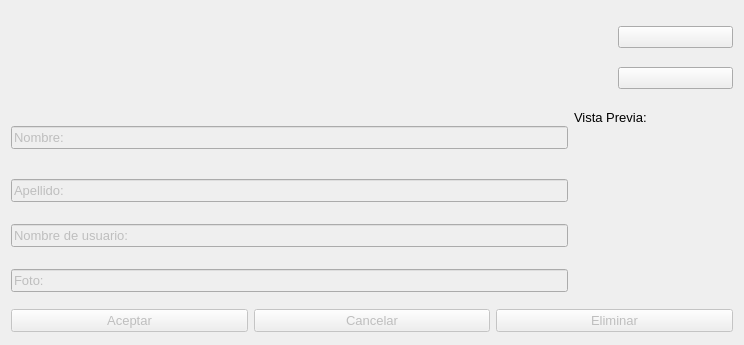
<?xml version="1.0" encoding="UTF-8"?>
<ui version="4.0">
 <class>Usuario</class>
 <widget class="QDialog" name="Usuario">
  <property name="geometry">
   <rect>
    <x>0</x>
    <y>0</y>
    <width>744</width>
    <height>345</height>
   </rect>
  </property>
  <property name="windowTitle">
   <string>Usuario</string>
  </property>
  <layout class="QHBoxLayout" name="horizontalLayout_2">
   <item>
    <layout class="QGridLayout" name="gridLayout_4">
     <item row="0" column="0">
      <layout class="QHBoxLayout" name="horizontalLayout">
       <item>
        <widget class="QPushButton" name="PB_USR1">
         <property name="enabled">
          <bool>false</bool>
         </property>
         <property name="minimumSize">
          <size>
           <width>56</width>
           <height>89</height>
          </size>
         </property>
         <property name="maximumSize">
          <size>
           <width>70</width>
           <height>90</height>
          </size>
         </property>
         <property name="text">
          <string/>
         </property>
         <property name="icon">
          <iconset resource="images.qrc">
           <normaloff>:/new/iconos/usuario_no_ok.png</normaloff>:/new/iconos/usuario_no_ok.png</iconset>
         </property>
         <property name="iconSize">
          <size>
           <width>70</width>
           <height>90</height>
          </size>
         </property>
         <property name="flat">
          <bool>true</bool>
         </property>
        </widget>
       </item>
       <item>
        <spacer name="horizontalSpacer">
         <property name="orientation">
          <enum>Qt::Horizontal</enum>
         </property>
         <property name="sizeType">
          <enum>QSizePolicy::Maximum</enum>
         </property>
         <property name="sizeHint" stdset="0">
          <size>
           <width>5</width>
           <height>5</height>
          </size>
         </property>
        </spacer>
       </item>
       <item>
        <widget class="QPushButton" name="PB_USR2">
         <property name="enabled">
          <bool>false</bool>
         </property>
         <property name="minimumSize">
          <size>
           <width>56</width>
           <height>89</height>
          </size>
         </property>
         <property name="maximumSize">
          <size>
           <width>70</width>
           <height>16777215</height>
          </size>
         </property>
         <property name="text">
          <string/>
         </property>
         <property name="icon">
          <iconset resource="images.qrc">
           <normaloff>:/new/iconos/usuario_no_ok.png</normaloff>:/new/iconos/usuario_no_ok.png</iconset>
         </property>
         <property name="iconSize">
          <size>
           <width>70</width>
           <height>90</height>
          </size>
         </property>
         <property name="flat">
          <bool>true</bool>
         </property>
        </widget>
       </item>
       <item>
        <spacer name="horizontalSpacer_2">
         <property name="orientation">
          <enum>Qt::Horizontal</enum>
         </property>
         <property name="sizeType">
          <enum>QSizePolicy::Maximum</enum>
         </property>
         <property name="sizeHint" stdset="0">
          <size>
           <width>5</width>
           <height>5</height>
          </size>
         </property>
        </spacer>
       </item>
       <item>
        <widget class="QPushButton" name="PB_USR3">
         <property name="enabled">
          <bool>false</bool>
         </property>
         <property name="sizePolicy">
          <sizepolicy hsizetype="Preferred" vsizetype="Preferred">
           <horstretch>0</horstretch>
           <verstretch>0</verstretch>
          </sizepolicy>
         </property>
         <property name="minimumSize">
          <size>
           <width>56</width>
           <height>89</height>
          </size>
         </property>
         <property name="maximumSize">
          <size>
           <width>70</width>
           <height>16777215</height>
          </size>
         </property>
         <property name="sizeIncrement">
          <size>
           <width>0</width>
           <height>0</height>
          </size>
         </property>
         <property name="baseSize">
          <size>
           <width>0</width>
           <height>0</height>
          </size>
         </property>
         <property name="cursor">
          <cursorShape>ArrowCursor</cursorShape>
         </property>
         <property name="text">
          <string/>
         </property>
         <property name="icon">
          <iconset resource="images.qrc">
           <normaloff>:/new/iconos/usuario_no_ok.png</normaloff>:/new/iconos/usuario_no_ok.png</iconset>
         </property>
         <property name="iconSize">
          <size>
           <width>70</width>
           <height>90</height>
          </size>
         </property>
         <property name="autoDefault">
          <bool>true</bool>
         </property>
         <property name="flat">
          <bool>true</bool>
         </property>
        </widget>
       </item>
       <item>
        <spacer name="horizontalSpacer_3">
         <property name="orientation">
          <enum>Qt::Horizontal</enum>
         </property>
         <property name="sizeType">
          <enum>QSizePolicy::Maximum</enum>
         </property>
         <property name="sizeHint" stdset="0">
          <size>
           <width>5</width>
           <height>5</height>
          </size>
         </property>
        </spacer>
       </item>
       <item>
        <widget class="QPushButton" name="PB_USR4">
         <property name="enabled">
          <bool>false</bool>
         </property>
         <property name="minimumSize">
          <size>
           <width>56</width>
           <height>89</height>
          </size>
         </property>
         <property name="maximumSize">
          <size>
           <width>70</width>
           <height>16777215</height>
          </size>
         </property>
         <property name="text">
          <string/>
         </property>
         <property name="icon">
          <iconset resource="images.qrc">
           <normaloff>:/new/iconos/usuario_no_ok.png</normaloff>:/new/iconos/usuario_no_ok.png</iconset>
         </property>
         <property name="iconSize">
          <size>
           <width>70</width>
           <height>90</height>
          </size>
         </property>
         <property name="flat">
          <bool>true</bool>
         </property>
        </widget>
       </item>
       <item>
        <spacer name="horizontalSpacer_4">
         <property name="orientation">
          <enum>Qt::Horizontal</enum>
         </property>
         <property name="sizeType">
          <enum>QSizePolicy::Maximum</enum>
         </property>
         <property name="sizeHint" stdset="0">
          <size>
           <width>5</width>
           <height>5</height>
          </size>
         </property>
        </spacer>
       </item>
       <item>
        <widget class="QPushButton" name="PB_USR5">
         <property name="enabled">
          <bool>false</bool>
         </property>
         <property name="minimumSize">
          <size>
           <width>56</width>
           <height>89</height>
          </size>
         </property>
         <property name="maximumSize">
          <size>
           <width>70</width>
           <height>16777215</height>
          </size>
         </property>
         <property name="text">
          <string/>
         </property>
         <property name="icon">
          <iconset resource="images.qrc">
           <normaloff>:/new/iconos/usuario_no_ok.png</normaloff>:/new/iconos/usuario_no_ok.png</iconset>
         </property>
         <property name="iconSize">
          <size>
           <width>70</width>
           <height>90</height>
          </size>
         </property>
         <property name="flat">
          <bool>true</bool>
         </property>
        </widget>
       </item>
       <item>
        <spacer name="horizontalSpacer_5">
         <property name="orientation">
          <enum>Qt::Horizontal</enum>
         </property>
         <property name="sizeType">
          <enum>QSizePolicy::Maximum</enum>
         </property>
         <property name="sizeHint" stdset="0">
          <size>
           <width>5</width>
           <height>5</height>
          </size>
         </property>
        </spacer>
       </item>
       <item>
        <widget class="QPushButton" name="PB_USR6">
         <property name="enabled">
          <bool>false</bool>
         </property>
         <property name="minimumSize">
          <size>
           <width>56</width>
           <height>89</height>
          </size>
         </property>
         <property name="maximumSize">
          <size>
           <width>70</width>
           <height>16777215</height>
          </size>
         </property>
         <property name="text">
          <string/>
         </property>
         <property name="icon">
          <iconset resource="images.qrc">
           <normaloff>:/new/iconos/usuario_no_ok.png</normaloff>:/new/iconos/usuario_no_ok.png</iconset>
         </property>
         <property name="iconSize">
          <size>
           <width>70</width>
           <height>90</height>
          </size>
         </property>
         <property name="flat">
          <bool>true</bool>
         </property>
        </widget>
       </item>
       <item>
        <spacer name="horizontalSpacer_6">
         <property name="orientation">
          <enum>Qt::Horizontal</enum>
         </property>
         <property name="sizeType">
          <enum>QSizePolicy::Maximum</enum>
         </property>
         <property name="sizeHint" stdset="0">
          <size>
           <width>5</width>
           <height>5</height>
          </size>
         </property>
        </spacer>
       </item>
       <item>
        <widget class="QPushButton" name="PB_USR_ADD">
         <property name="minimumSize">
          <size>
           <width>56</width>
           <height>89</height>
          </size>
         </property>
         <property name="text">
          <string/>
         </property>
         <property name="icon">
          <iconset resource="images.qrc">
           <normaloff>:/new/iconos/usuario_add.png</normaloff>:/new/iconos/usuario_add.png</iconset>
         </property>
         <property name="iconSize">
          <size>
           <width>70</width>
           <height>90</height>
          </size>
         </property>
         <property name="flat">
          <bool>true</bool>
         </property>
        </widget>
       </item>
       <item>
        <layout class="QVBoxLayout" name="verticalLayout">
         <item>
          <widget class="QPushButton" name="PB_Siguiente">
           <property name="text">
            <string/>
           </property>
           <property name="icon">
            <iconset resource="images.qrc">
             <normaloff>:/new/iconos/SIGUIENTE.png</normaloff>:/new/iconos/SIGUIENTE.png</iconset>
           </property>
           <property name="iconSize">
            <size>
             <width>30</width>
             <height>30</height>
            </size>
           </property>
          </widget>
         </item>
         <item>
          <widget class="QPushButton" name="PB_Anterior">
           <property name="text">
            <string/>
           </property>
           <property name="icon">
            <iconset resource="images.qrc">
             <normaloff>:/new/iconos/ANTERIOR.png</normaloff>:/new/iconos/ANTERIOR.png</iconset>
           </property>
           <property name="iconSize">
            <size>
             <width>30</width>
             <height>30</height>
            </size>
           </property>
           <property name="flat">
            <bool>false</bool>
           </property>
          </widget>
         </item>
        </layout>
       </item>
      </layout>
     </item>
     <item row="1" column="0">
      <layout class="QGridLayout" name="gridLayout">
       <item row="2" column="0">
        <widget class="MyLineEdit" name="lineEdit_Username">
         <property name="enabled">
          <bool>false</bool>
         </property>
         <property name="font">
          <font>
           <pointsize>10</pointsize>
          </font>
         </property>
         <property name="autoFillBackground">
          <bool>false</bool>
         </property>
         <property name="text">
          <string>Nombre de usuario:</string>
         </property>
         <property name="maxLength">
          <number>50</number>
         </property>
        </widget>
       </item>
       <item row="3" column="0">
        <widget class="MyLineEdit" name="lineEdit_Foto">
         <property name="enabled">
          <bool>false</bool>
         </property>
         <property name="font">
          <font>
           <pointsize>10</pointsize>
          </font>
         </property>
         <property name="text">
          <string>Foto:</string>
         </property>
        </widget>
       </item>
       <item row="0" column="1" rowspan="4">
        <layout class="QVBoxLayout" name="verticalLayout_2">
         <property name="leftMargin">
          <number>0</number>
         </property>
         <property name="topMargin">
          <number>0</number>
         </property>
         <property name="rightMargin">
          <number>9</number>
         </property>
         <property name="bottomMargin">
          <number>0</number>
         </property>
         <item>
          <widget class="QLabel" name="label_VistaPrevia">
           <property name="enabled">
            <bool>true</bool>
           </property>
           <property name="sizePolicy">
            <sizepolicy hsizetype="Minimum" vsizetype="Minimum">
             <horstretch>0</horstretch>
             <verstretch>0</verstretch>
            </sizepolicy>
           </property>
           <property name="maximumSize">
            <size>
             <width>80</width>
             <height>80</height>
            </size>
           </property>
           <property name="font">
            <font>
             <pointsize>10</pointsize>
            </font>
           </property>
           <property name="text">
            <string>Vista Previa:</string>
           </property>
           <property name="alignment">
            <set>Qt::AlignLeading|Qt::AlignLeft|Qt::AlignTop</set>
           </property>
          </widget>
         </item>
         <item>
          <widget class="QPushButton" name="PB_VistaPrevia">
           <property name="enabled">
            <bool>true</bool>
           </property>
           <property name="minimumSize">
            <size>
             <width>150</width>
             <height>170</height>
            </size>
           </property>
           <property name="maximumSize">
            <size>
             <width>150</width>
             <height>170</height>
            </size>
           </property>
           <property name="text">
            <string/>
           </property>
           <property name="iconSize">
            <size>
             <width>150</width>
             <height>170</height>
            </size>
           </property>
           <property name="checkable">
            <bool>false</bool>
           </property>
           <property name="checked">
            <bool>false</bool>
           </property>
           <property name="flat">
            <bool>true</bool>
           </property>
          </widget>
         </item>
        </layout>
       </item>
       <item row="1" column="0">
        <widget class="MyLineEdit" name="lineEdit_Apellido">
         <property name="enabled">
          <bool>false</bool>
         </property>
         <property name="font">
          <font>
           <pointsize>10</pointsize>
           <italic>false</italic>
          </font>
         </property>
         <property name="text">
          <string>Apellido:</string>
         </property>
        </widget>
       </item>
       <item row="0" column="0">
        <widget class="MyLineEdit" name="lineEdit_Nombre">
         <property name="enabled">
          <bool>false</bool>
         </property>
         <property name="font">
          <font>
           <family>MS Shell Dlg 2</family>
           <pointsize>10</pointsize>
           <italic>false</italic>
          </font>
         </property>
         <property name="tabletTracking">
          <bool>true</bool>
         </property>
         <property name="focusPolicy">
          <enum>Qt::StrongFocus</enum>
         </property>
         <property name="text">
          <string>Nombre:</string>
         </property>
         <property name="maxLength">
          <number>50</number>
         </property>
         <property name="clearButtonEnabled">
          <bool>false</bool>
         </property>
        </widget>
       </item>
      </layout>
     </item>
     <item row="2" column="0">
      <layout class="QGridLayout" name="gridLayout_3">
       <property name="topMargin">
        <number>0</number>
       </property>
       <property name="rightMargin">
        <number>0</number>
       </property>
       <property name="bottomMargin">
        <number>0</number>
       </property>
       <property name="spacing">
        <number>6</number>
       </property>
       <item row="0" column="0">
        <widget class="QPushButton" name="PB_Aceptar">
         <property name="enabled">
          <bool>false</bool>
         </property>
         <property name="font">
          <font>
           <pointsize>10</pointsize>
          </font>
         </property>
         <property name="text">
          <string>Aceptar</string>
         </property>
        </widget>
       </item>
       <item row="0" column="1">
        <widget class="QPushButton" name="PB_Cancelar">
         <property name="enabled">
          <bool>false</bool>
         </property>
         <property name="font">
          <font>
           <pointsize>10</pointsize>
          </font>
         </property>
         <property name="text">
          <string>Cancelar</string>
         </property>
        </widget>
       </item>
       <item row="0" column="2">
        <widget class="QPushButton" name="PB_Eliminar">
         <property name="enabled">
          <bool>false</bool>
         </property>
         <property name="font">
          <font>
           <pointsize>10</pointsize>
          </font>
         </property>
         <property name="text">
          <string>Eliminar</string>
         </property>
        </widget>
       </item>
      </layout>
     </item>
    </layout>
   </item>
  </layout>
 </widget>
 <layoutdefault spacing="6" margin="11"/>
 <customwidgets>
  <customwidget>
   <class>MyLineEdit</class>
   <extends>QLineEdit</extends>
   <header location="global">mylineedit.h</header>
  </customwidget>
 </customwidgets>
 <tabstops>
  <tabstop>PB_USR_ADD</tabstop>
  <tabstop>lineEdit_Nombre</tabstop>
  <tabstop>lineEdit_Apellido</tabstop>
  <tabstop>lineEdit_Username</tabstop>
  <tabstop>lineEdit_Foto</tabstop>
  <tabstop>PB_Aceptar</tabstop>
  <tabstop>PB_Cancelar</tabstop>
  <tabstop>PB_Eliminar</tabstop>
  <tabstop>PB_Siguiente</tabstop>
  <tabstop>PB_Anterior</tabstop>
  <tabstop>PB_USR1</tabstop>
  <tabstop>PB_VistaPrevia</tabstop>
  <tabstop>PB_USR4</tabstop>
  <tabstop>PB_USR3</tabstop>
  <tabstop>PB_USR5</tabstop>
  <tabstop>PB_USR2</tabstop>
  <tabstop>PB_USR6</tabstop>
 </tabstops>
 <resources>
  <include location="images.qrc"/>
 </resources>
 <connections/>
</ui>
